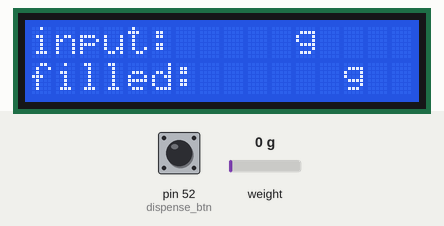
Simulated run of this sketch. Board: Arduino Mega 2560, built with avr-gcc and run on an emulated ATmega2560. Parts: 16×2 character LCD. The test bench sets the inputs (shaded band); at power-on: pin 52 (dispense_btn) HIGH, weight on the scale 0 g. What the sketch prints to the serial monitor is not drawn.

Above: at 2.2 s.
2.3 s: pin 52 (dispense_btn) pulled LOW for 1 s
At 3.8 s:
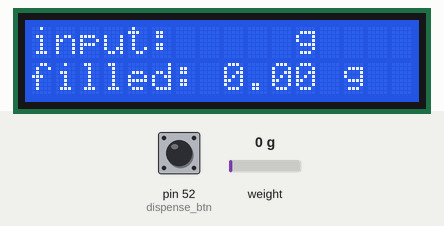
Timing chart, 0 to 5.3 s (numbered marks = the images above; inputs shaded):
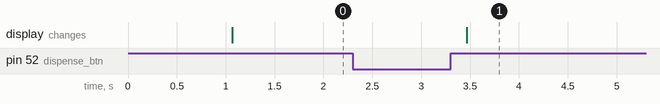

The sketch:

CalibrateWeight_SM.ino
```cpp
//Calibrate Weight SM

//HX711 library
#include <HX711.h>
//lcd library
#include <LiquidCrystal.h>

//initialize load cell HX711
HX711 scale;
const char dout = 2;
const char clk = 3;
unsigned long calibration_factor = 430;
float input_weight; //calibrated weight

//initialize lcd
const char rs = 53, en = 51, d4 = 49, d5 = 47, d6 = 45, d7 = 43;
LiquidCrystal lcd(rs, en, d4, d5, d6, d7);

unsigned char dispense_btn = 52;

enum CalibrateWeightSM_states {CW_Start, CW_Wait, CW_Calibrate} CW_state;

void CalibrateWeightSM_Tick(){

  bool done_dispense = (digitalRead(dispense_btn) == HIGH);
  Serial.println(done_dispense);

  //transtion
  switch(CW_state) {
    case CW_Start:
      CW_state = CW_Wait;
      break;

    case CW_Wait:
      if (!done_dispense) {
        CW_state = CW_Calibrate;
      }
      else {
        CW_state = CW_Wait;
      }

    case CW_Calibrate:
      if (!done_dispense) {
        CW_state = CW_Calibrate;
      }
      else {
        CW_state = CW_Wait;
      }
      break;

    default:
      CW_state = CW_Start;;
      break;
  }

  //action
  switch(CW_state) {
    case CW_Wait:
      break;

    case CW_Calibrate:
      scale.set_scale(calibration_factor);
      input_weight = scale.get_units(10);

      if (input_weight < 0.0) {
        input_weight = 0.0;
      }

      if (input_weight < 10) {
        lcd.setCursor(12, 1);
        lcd.print(" g  ");
      }
      else if (input_weight < 100) {
        lcd.setCursor(13, 1);
        lcd.print(" g");
      }
      else if (input_weight < 1000) {
        lcd.setCursor(13, 1);
        lcd.print("  g");
      }

      lcd.setCursor(8,1); //row 2, column 9
      lcd.print(input_weight);

      Serial.print("Input/Calibrated weight: ");
      Serial.print(input_weight);
      Serial.println(" g");

      break;

    default:
      break;
  }

}

void setup() {
  // put your setup code here, to run once:

  //initialize serial monitor
  Serial.begin(9600);

  //initialize load cell scale
  scale.begin(dout, clk);
  scale.set_scale();
  scale.tare(); //set scale to 0;

  //initial btn
  pinMode(dispense_btn, INPUT_PULLUP);

  //initialize lcd
  lcd.begin(16, 2); //set up lcd's number of columns and rows
  lcd.setCursor(0,0);
  lcd.print("input: ");
  lcd.setCursor(11, 0);
  lcd.print('g');
  lcd.setCursor(0,1);
  lcd.print("filled: ");
  lcd.setCursor(13,1);
  lcd.print('g');
}

unsigned long CW_prev_time = -200;
void loop() {
  // put your main code here, to run repeatedly:
  unsigned long current_time = millis();
  if (current_time - CW_prev_time >= 200) {
    CalibrateWeightSM_Tick();
    CW_prev_time = current_time;
  }

}
```

Measured:
- after the input at 2.3 s, the display: changes after 1.2 s (image 1)
